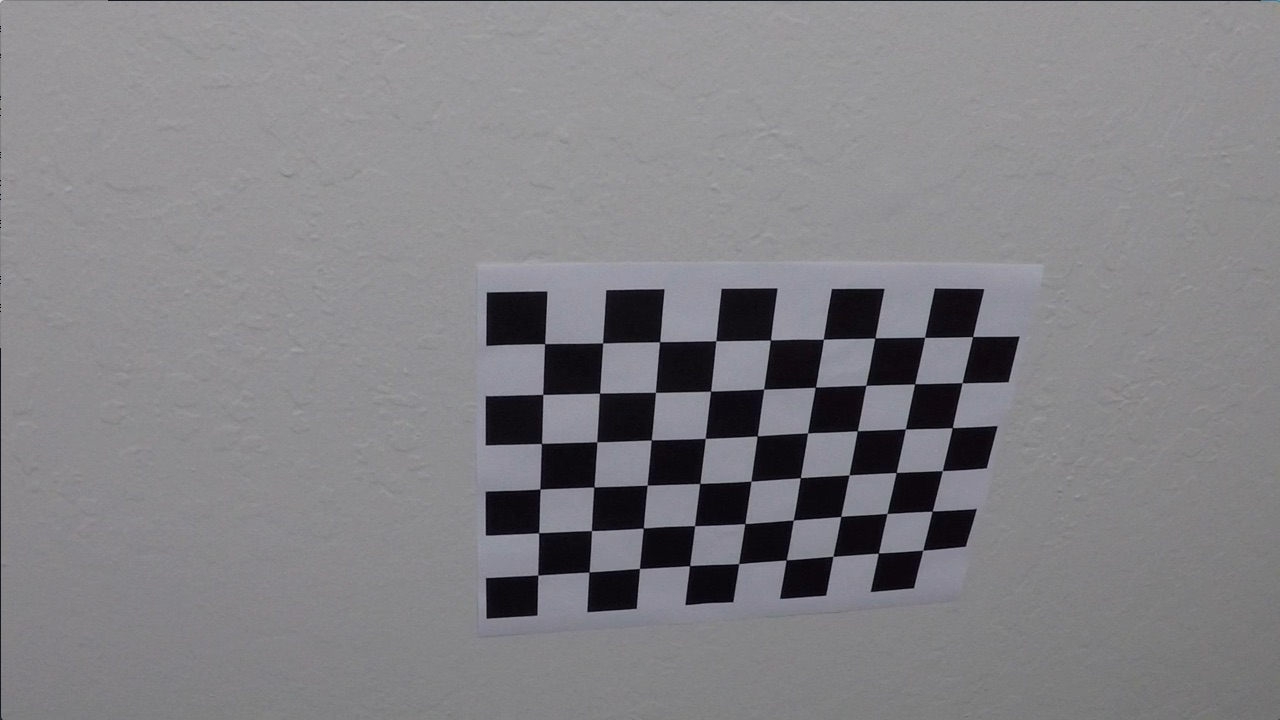
#> input picture camera_cal/calibration10.jpg, 1280 x 720 px; its folder holds only this picture in this run
$ jupyter execute --allow-errors Notebook.ipynb   (shell and % lines are left out)   (older library calls are emulated)
#> lines starting #> are read from the running program, lines starting #| are printed output that depends on the picture; after the words box and inside, x2 and y2 are one past the last pixel; in counts of white or black regions, pixels touching at a corner belong together
[cell 1]

import numpy as np
import cv2
import glob
import matplotlib.pyplot as plt

[cell 2]
# Arrays to store object points and image points from all the images.

objp = np.zeros((6*9,3), np.float32)
objp[:,:2] = np.mgrid[0:9, 0:6].T.reshape(-1,2)

objpoints = [] # 3d points in real world space
imgpoints = [] # 2d points in image plane.

# Make a list of calibration images
images = glob.glob('camera_cal/calibration*.jpg')

# Step through the list and search for chessboard corners
for idx, fname in enumerate(images):
    img = cv2.imread(fname)
#> img is the input picture: shape (720, 1280, 3); mean B, G, R 133.1, 129.4, 130.2
    gray = cv2.cvtColor(img, cv2.COLOR_BGR2GRAY)

    # Find the chessboard corners
    ret, corners = cv2.findChessboardCorners(gray, (9,6), None)
#> ret = True; corners = 54 rows, first 8: [545.3, 343.1], [602.7, 342.8], [660.1, 341.3], [715.8, 340.7], [770.6, 340], [823.5, 339.2], [874.3, 338.5], [925.1, 337.4]

    # If found, add object points, image points
    if ret == True:
        objpoints.append(objp)
        imgpoints.append(corners)

ret, mtx, dist, rvecs, tvecs = cv2.calibrateCamera(objpoints, imgpoints, gray.shape[::-1], None, None)
#> ret = 0.68; mtx = [[1143.7, 0, 681.7], [0, 1109.2, 367.7], [0, 0, 1]]; dist = [[-0.515, 2.99, -0.00876, 0.00937, 1.41]]; rvecs = ([0.451, -0.252, 0.0361],); tvecs = ([-2.31, -0.422, 19.12],)

[cell 3]
img = cv2.imread('camera_cal/calibration1.jpg')
#> (the rest of this cell did not finish here and is left out)

[cell 4]
img = cv2.imread('test_images/test1.jpg')
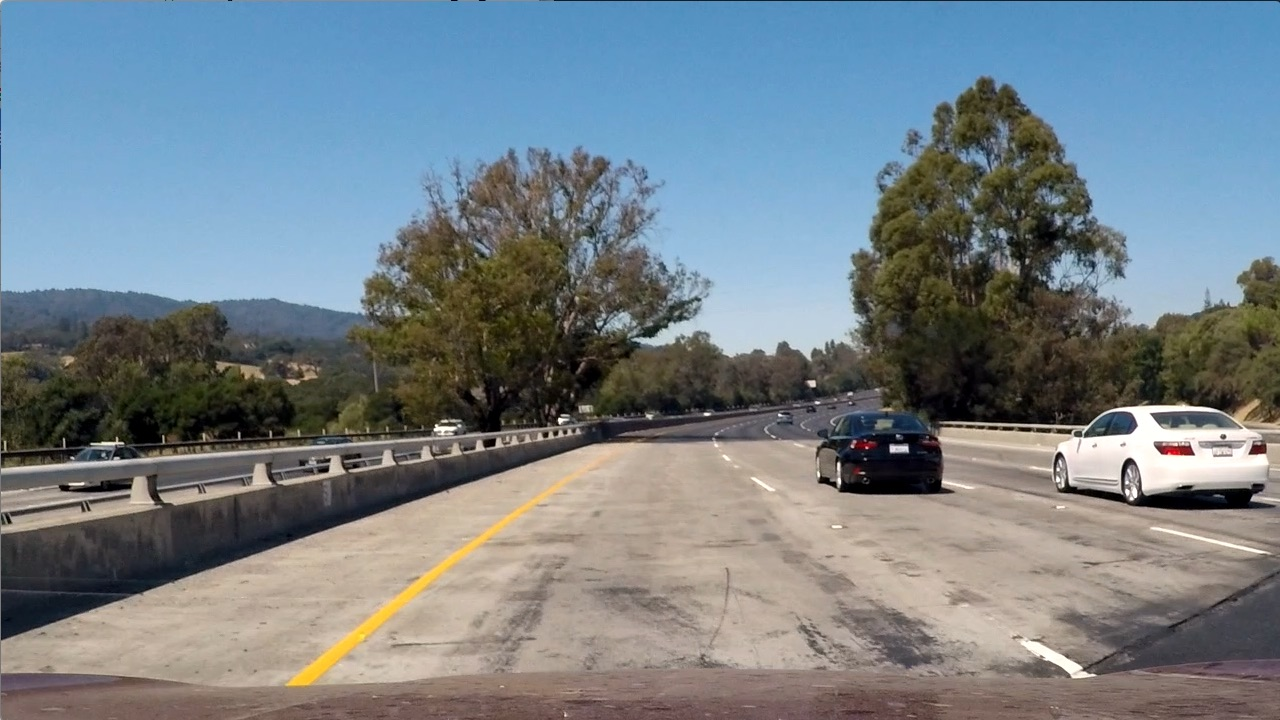
#> input picture test_images/test1.jpg, 1280 x 720 px
#> img is the input picture: shape (720, 1280, 3); mean B, G, R 135.5, 128.7, 117.5
dst = cv2.undistort(img, mtx, dist, None, mtx)
f, (ax1, ax2) = plt.subplots(1, 2, figsize=(11,5))
ax1.imshow(cv2.cvtColor(img, cv2.COLOR_BGR2RGB))
ax1.set_title('Original Image', fontsize=20)
ax2.imshow(cv2.cvtColor(dst, cv2.COLOR_BGR2RGB))
ax2.set_title('Undistorted Image', fontsize=20)

[cell 5]
def warp(img):
    img_size=(img.shape[1],img.shape[0])
    src=np.float32([[0.2*image.shape[1],0.95*image.shape[0]],[0.45*image.shape[1],0.64*image.shape[0]],[0.82*image.shape[1],0.95*image.shape[0]],[0.55*image.shape[1],0.64*image.shape[0]]])
    dst=np.float32([[0.2*image.shape[1],0.98*image.shape[0]],[0.2*image.shape[1],0.14*image.shape[0]],[0.82*image.shape[1],0.98*image.shape[0]],[0.82*image.shape[1],0.14*image.shape[0]]])
    M = cv2.getPerspectiveTransform(src,dst)
    return cv2.warpPerspective(img, M, img_size, flags=cv2.INTER_LINEAR)

# [6 lines left out: function perspectiveMatrix, not called in this run]

def perspectiveMatrixInverse(img):
    img_size=(img.shape[1],img.shape[0])
    src=np.float32([[0.2*image.shape[1],0.95*image.shape[0]],[0.45*image.shape[1],0.64*image.shape[0]],[0.82*image.shape[1],0.95*image.shape[0]],[0.55*image.shape[1],0.64*image.shape[0]]])
    dst=np.float32([[0.2*image.shape[1],0.98*image.shape[0]],[0.2*image.shape[1],0.14*image.shape[0]],[0.82*image.shape[1],0.98*image.shape[0]],[0.82*image.shape[1],0.14*image.shape[0]]])
    Minv = cv2.getPerspectiveTransform(dst,src)
    return Minv

def abs_sobel_thresh(img, orient='x', thresh_min=0, thresh_max=255):
    gray = cv2.cvtColor(img, cv2.COLOR_RGB2GRAY)
    if(orient=='x'):
        sobel = cv2.Sobel(gray, cv2.CV_64F, 1, 0)
    else:
        sobel = cv2.Sobel(gray, cv2.CV_64F, 0, 1)
    abs_sobel = np.absolute(sobel)
    scaled_sobel = np.uint8(255*abs_sobel/np.max(abs_sobel))
    sbinary = np.zeros_like(scaled_sobel)
    sbinary[(scaled_sobel >= thresh_min) & (scaled_sobel <= thresh_max)] = 1
    return sbinary

def mag_thresh(img, sobel_kernel=3, mag_thresh=(0, 255)):
    gray = cv2.cvtColor(img, cv2.COLOR_RGB2GRAY)
    sobelx = cv2.Sobel(gray, cv2.CV_64F, 1, 0,ksize=sobel_kernel)
    sobely = cv2.Sobel(gray, cv2.CV_64F, 0, 1,ksize=sobel_kernel)
    abs_sobel=np.sqrt(np.square(sobely)+np.square(sobelx))
    scaled_sobel = np.uint8(255*abs_sobel/np.max(abs_sobel))
    sbinary = np.zeros_like(scaled_sobel)
    sbinary[(scaled_sobel >= mag_thresh[0]) & (scaled_sobel <= mag_thresh[1])] = 1
    return sbinary

# [10 lines left out: function dir_threshold, not called in this run]

[cell 6]
# Read in an image
image = cv2.cvtColor(cv2.imread('test_images/test1.jpg'), cv2.COLOR_BGR2RGB)

def returnTransformedBinary(im,showImages=False):

    im2 = cv2.undistort(im, mtx, dist, None, mtx)
    kernel_size = 5
    im2 = cv2.GaussianBlur(im2, (kernel_size, kernel_size), 0)
    # Choose a Sobel kernel size
    ksize = 3 # Choose a larger odd number to smooth gradient measurements
    im2=warp(im2)

    # Apply each of the thresholding functions
    gradx = abs_sobel_thresh(im2, orient='x', thresh_min=20,thresh_max=120)
    mag_binary = mag_thresh(im2, sobel_kernel=ksize, mag_thresh=(0, 0))

    s=cv2.cvtColor(im2, cv2.COLOR_RGB2HLS)[:,:,2]
    l=cv2.cvtColor(im2, cv2.COLOR_RGB2HLS)[:,:,1]
    s_binary = np.zeros_like(mag_binary)
    s_binary[(s >100) & (s < 255) & (l > 40)] = 1

    la=cv2.cvtColor(im2, cv2.COLOR_RGB2LAB)[:,:,0]
    la[(la<208)] = 0
    la[(la>=208)] = 1

    combined = np.zeros_like(mag_binary)

    ###############Final Binary Image Is Made Below#######
    combined[(((gradx == 1) & (mag_binary == 0))|(s_binary==1)|(la==1) )] = 1

    if showImages:
        f, ((ax1, ax2, ax3), (ax4,ax5, ax6)) = plt.subplots(2, 3, sharey='col', sharex='row', figsize=(10,8))
        f.tight_layout()
        ax1.set_title('Original Image', fontsize=16)
        ax1.imshow(im, cmap='gray')
        ax2.set_title('Warped Image', fontsize=16)
        ax2.imshow(im2, cmap='gray')
        ax3.set_title('Gradx Image', fontsize=16)
        ax3.imshow(gradx, cmap='gray')
        ax4.set_title('LAB L Image', fontsize=16)
        ax4.imshow(la, cmap='gray')
        ax5.set_title('S Binary Image', fontsize=16)
        ax5.imshow(s_binary, cmap='gray')
        ax6.set_title('Final Image', fontsize=16)
        ax6.imshow(combined, cmap='gray')
    return combined

[cell 7]
image = cv2.cvtColor(cv2.imread('test_images/test6.jpg'), cv2.COLOR_BGR2RGB)
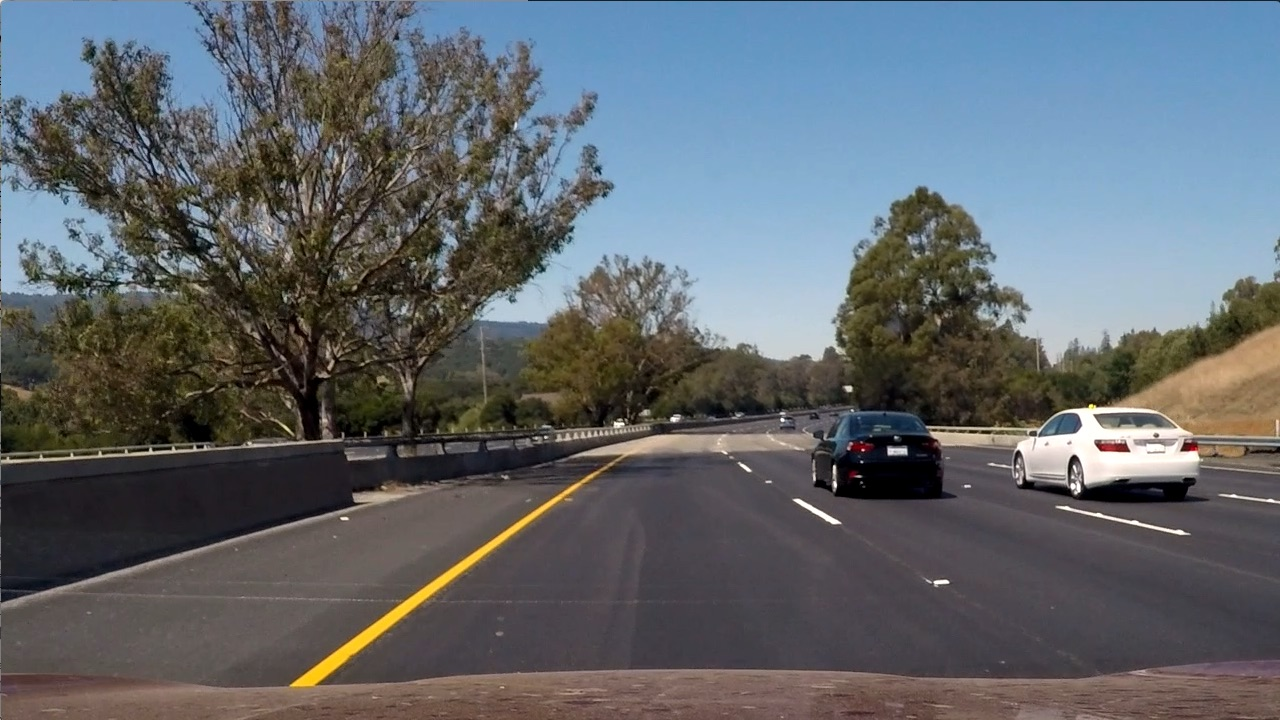
#> input picture test_images/test6.jpg, 1280 x 720 px
i=returnTransformedBinary(image,True)
#> in returnTransformedBinary, `gradx = abs_sobel_thresh(im2, orient='x', thresh_min=20,thresh_max=120)`:
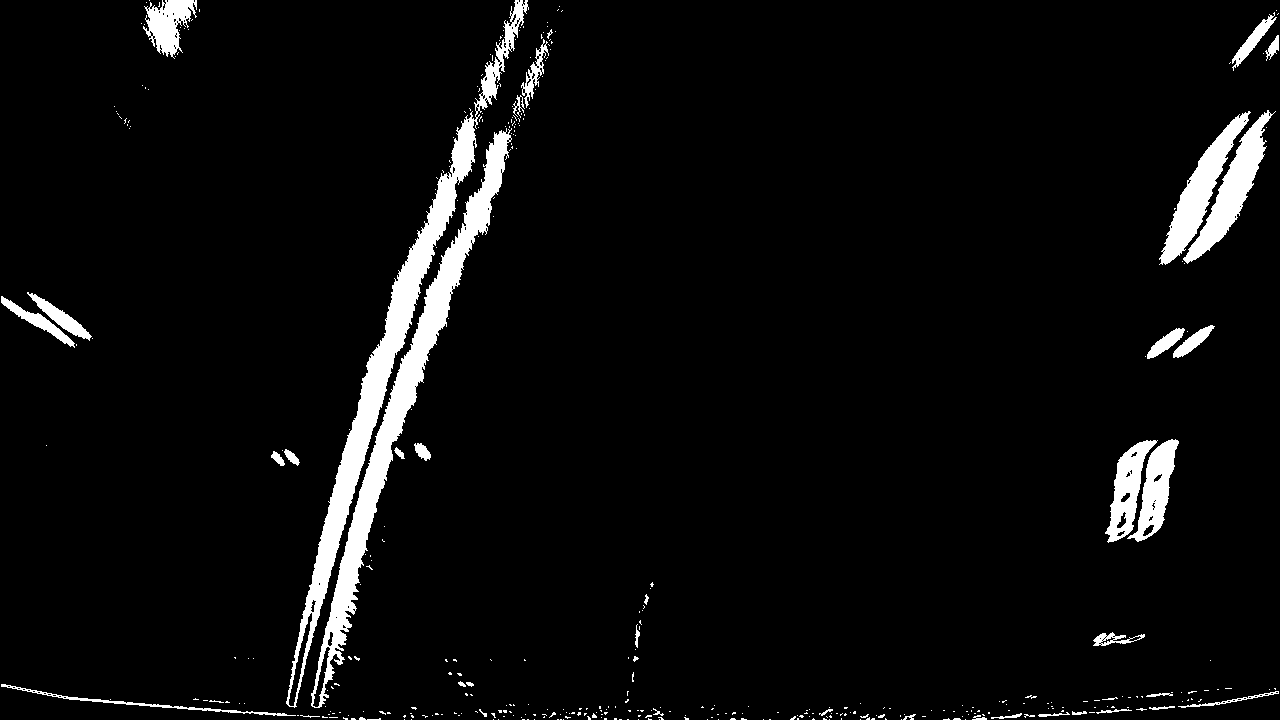
#> gradx: shape (720, 1280); values 0 (black) and 1 (white), 5% white; 402 white regions (358 under 20 px), largest, box (x1, y1, x2, y2) and area: (286, 0, 529, 708) 12999, (311, 128, 512, 708) 11969, (1159, 111, 1251, 265) 3623
#> in returnTransformedBinary, `s=cv2.cvtColor(im2, cv2.COLOR_RGB2HLS)[:,:,2]`:
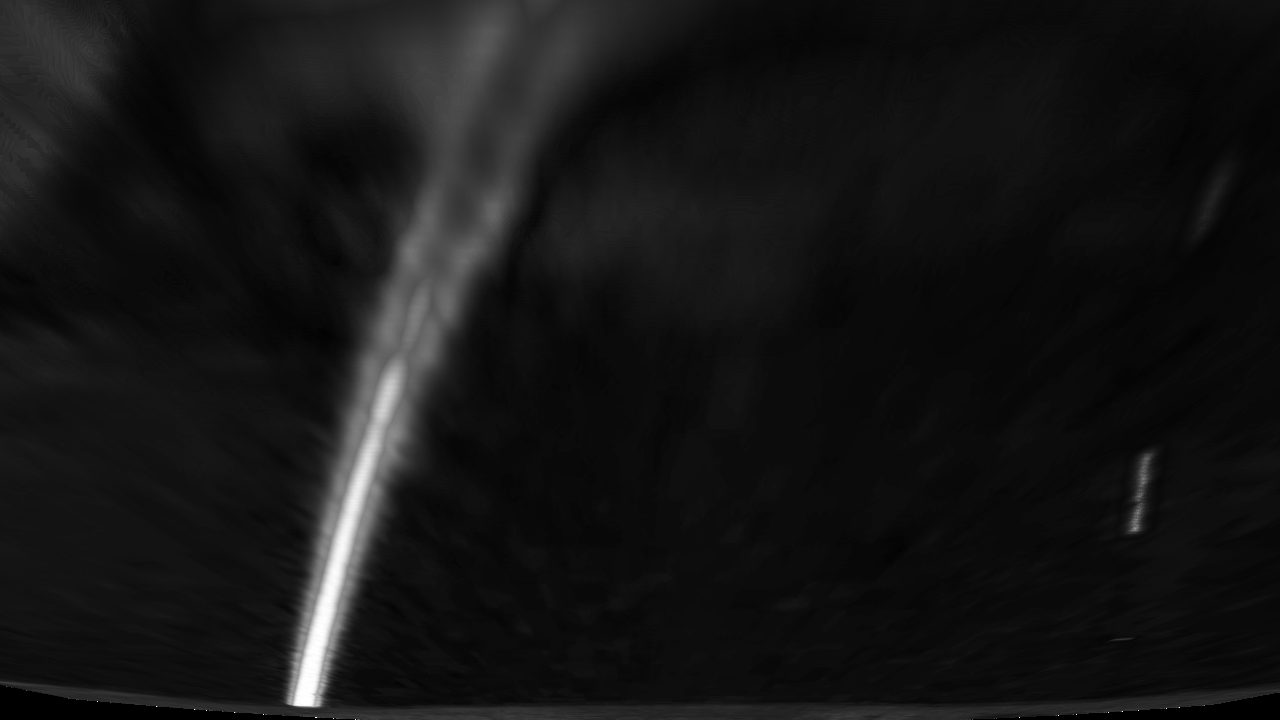
#> s: shape (720, 1280); min 0, max 255, mean 21.1
#> (the rest of the program and of its run is left out)
